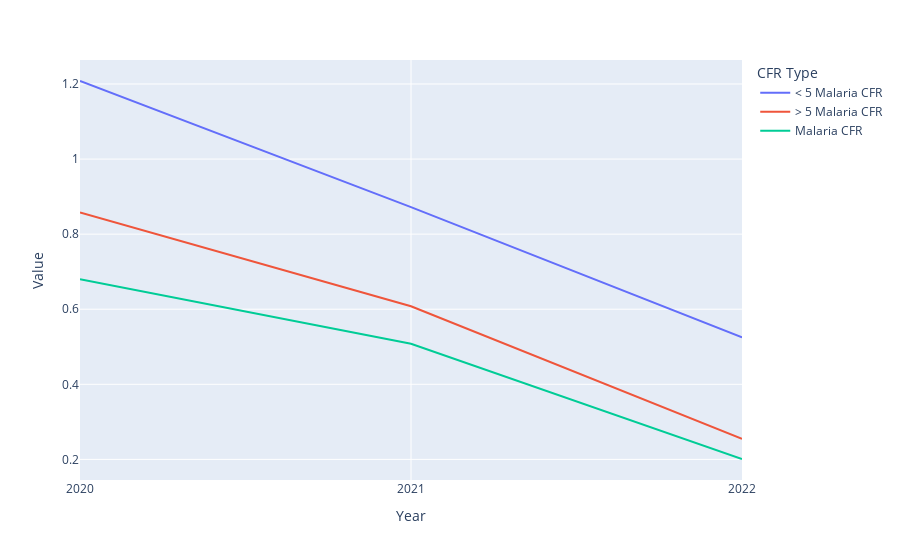

Here is the notebook cell this chart was saved with:
### Code cell
# Reshape the data into a long format
cfr_all_long = pd.melt(cfr_all, id_vars='Year', var_name='CFR Type', value_name='Value')

# Create the line plot
fig = px.line(cfr_all_long, x='Year', y='Value', color='CFR Type')

# Show the plot
fig.show()

### Figure 1 — Plotly figure (JSON) as saved in the notebook; plotly's stock layout.template omitted (floating-point values rounded to 4 significant figures)
{"data": [{"hovertemplate": "CFR Type=< 5 Malaria CFR<br>Year=%{x}<br>Value=%{y}<extra></extra>", "legendgroup": "< 5 Malaria CFR", "line": {"color": "#636efa", "dash": "solid"}, "marker": {"symbol": "circle"}, "mode": "lines", "name": "< 5 Malaria CFR", "orientation": "v", "showlegend": true, "type": "scatter", "x": ["2020", "2021", "2022"], "xaxis": "x", "y": [1.208, 0.872, 0.525], "yaxis": "y"}, {"hovertemplate": "CFR Type=> 5 Malaria CFR<br>Year=%{x}<br>Value=%{y}<extra></extra>", "legendgroup": "> 5 Malaria CFR", "line": {"color": "#EF553B", "dash": "solid"}, "marker": {"symbol": "circle"}, "mode": "lines", "name": "> 5 Malaria CFR", "orientation": "v", "showlegend": true, "type": "scatter", "x": ["2020", "2021", "2022"], "xaxis": "x", "y": [0.858, 0.608, 0.255], "yaxis": "y"}, {"hovertemplate": "CFR Type=Malaria CFR<br>Year=%{x}<br>Value=%{y}<extra></extra>", "legendgroup": "Malaria CFR", "line": {"color": "#00cc96", "dash": "solid"}, "marker": {"symbol": "circle"}, "mode": "lines", "name": "Malaria CFR", "orientation": "v", "showlegend": true, "type": "scatter", "x": ["2020", "2021", "2022"], "xaxis": "x", "y": [0.68, 0.508, 0.201], "yaxis": "y"}], "layout": {"legend": {"title": {"text": "CFR Type"}, "tracegroupgap": 0}, "margin": {"t": 60}, "xaxis": {"anchor": "y", "domain": [0, 1], "title": {"text": "Year"}}, "yaxis": {"anchor": "x", "domain": [0, 1], "title": {"text": "Value"}}}}
